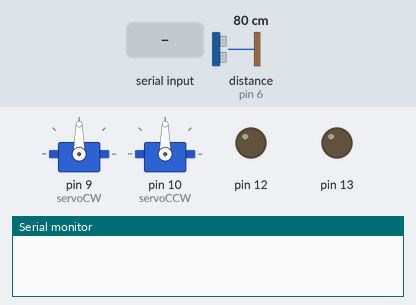
This sketch was run on a simulated Arduino Uno, built with avr-gcc and run on an emulated ATmega328P. Parts: 2 × servo, output pins drawn as LEDs (lit = HIGH), the last lines printed to the serial monitor. Wiring (inferred from the names in the program): ultrasonic range finder: trigger pin 7; echo pin 6. The inputs (shaded band) are chosen by the test bench; at power-on: distance to the obstacle (sensor on pin 6) 80 cm. The echo pulse lasts 58.3 µs per cm; pins used as bus, display or sensor lines are not drawn.

Above: at 1.8 s.
1.9 s: distance to the obstacle (sensor on pin 6) set to 2 cm
3.5 s: "d" received over Serial
At 4.9 s:
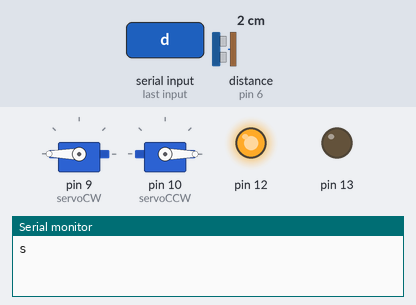
7.6 s: "1" received over Serial
At 8.1 s:
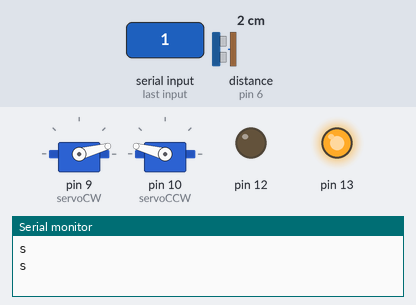
11.7 s: "0" received over Serial
At 15.5 s:
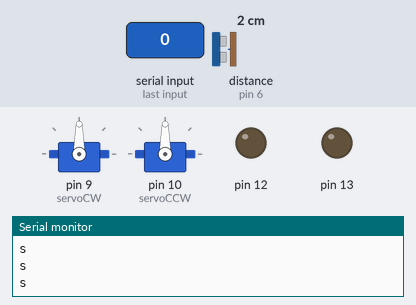
15.8 s: "2" received over Serial
At 16.7 s:
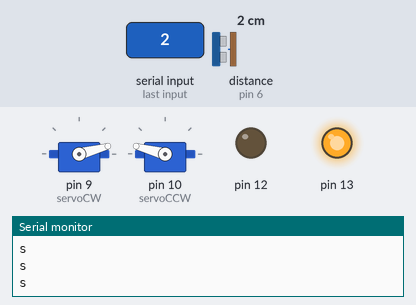
Timing chart, 0 to 20.3 s (numbered marks = the images above; inputs shaded):
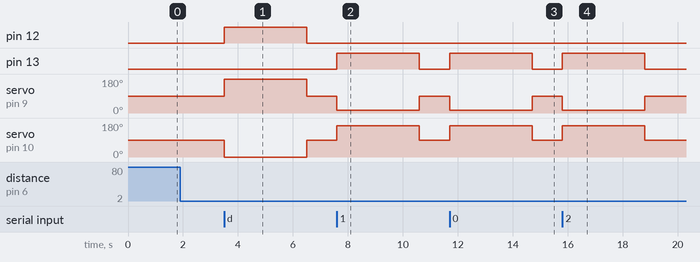

Measured:
- after the input at 3.5 s, pin 12: LOW → HIGH at once, → LOW 3.0 s later; servo on pin 9 (servoCW): 90° → 180° at once, → 90° 3.0 s later; servo on pin 10 (servoCCW): 90° → 0° at once, → 90° 3.0 s later
- after the input at 7.6 s, pin 13: LOW → HIGH at once, → LOW 3.0 s later; servo on pin 9 (servoCW): 90° → 15° at once, → 90° 3.0 s later; servo on pin 10 (servoCCW): 90° → 165° at once, → 90° 3.0 s later
- after the input at 11.7 s, pin 13: LOW → HIGH at once, → LOW 3.0 s later; servo on pin 9 (servoCW): 90° → 15° at once, → 90° 3.0 s later; servo on pin 10 (servoCCW): 90° → 165° at once, → 90° 3.0 s later
- after the input at 15.8 s, pin 13: LOW → HIGH at once, → LOW 3.0 s later; servo on pin 9 (servoCW): 90° → 15° at once, → 90° 3.0 s later; servo on pin 10 (servoCCW): 90° → 165° at once, → 90° 3.0 s later

The sketch:

yeeter_backend.ino
```cpp
// C++ code
//
#include <Servo.h>

Servo servoCW;
Servo servoCCW;

// defines pins numbers
const int trigPin = 7;
const int echoPin = 6;
// defines variables
long duration;
int distance;

void setup(){

  //ultrasonic sensor
  pinMode(trigPin, OUTPUT); // Sets the trigPin as an Output
  pinMode(echoPin, INPUT); // Sets the echoPin as an Input
  Serial.begin(9600); // Starts the serial communication

  //set up servo
  servoCW.attach(9);
  servoCCW.attach(10);
  servoCW.write(90);
  servoCCW.write(90);
  //delay(1000);

  //set up LEDS
  pinMode(13, OUTPUT);
  pinMode(12, OUTPUT);
  Serial.begin(9600);
}


void loop(){

  // Clears the trigPin
  digitalWrite(trigPin, LOW);
  delayMicroseconds(2);
  // Sets the trigPin on HIGH state for 10 micro seconds
  digitalWrite(trigPin, HIGH);
  delayMicroseconds(10);
  digitalWrite(trigPin, LOW);
  // Reads the echoPin, returns the sound wave travel time in microseconds
  duration = pulseIn(echoPin, HIGH);
  //Serial.println("here");
  // Calculating the distance
  distance = duration * 0.034 / 2;

  if(distance < 25){
    Serial.println("s");

    char move;

    while (Serial.available() == 0)
    {

    }

    move = Serial.read();

    if (move == 'd'){

      digitalWrite(12, HIGH);  // turn the LED on (HIGH is the voltage level)

      servoCW.write(180);
      servoCCW.write(0);
      delay(3000);
      servoCW.write(90);
      servoCCW.write(90);
      digitalWrite(12, LOW);   // turn the LED off by making the voltage LOW
    }
    else {

      digitalWrite(13, HIGH);  // turn the LED on (HIGH is the voltage level)

      servoCW.write(15);
      servoCCW.write(165);
      delay(3000);
      servoCW.write(90);
      servoCCW.write(90);
      digitalWrite(13, LOW);
    }
  }


  delay(1000);
  //servoCW.detach();
  //servoCCW.detach();


}
```
